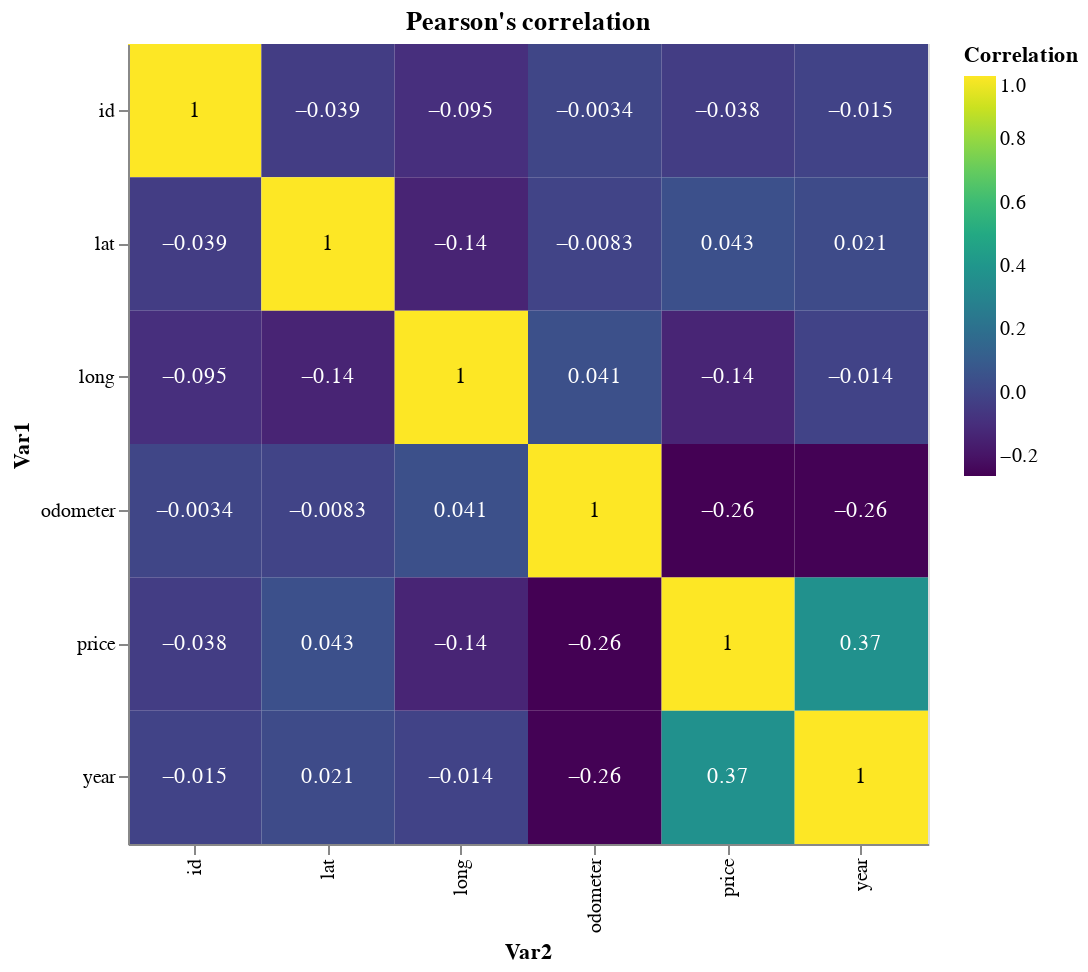

This figure's notebook cell:
### Markdown cell above
#### Correlations

### Code cell
vehicles_corr = vehicles.corr().reset_index().rename(columns = {'index':'Var1'}).melt(id_vars = ['Var1'],
                                                                                    value_name = 'Correlation',
                                                                                    var_name = 'Var2')
base = alt.Chart(vehicles_corr).encode(
    alt.Y('Var1:N'),
    alt.X('Var2:N')
) 

heatmap = base.mark_rect().encode(
     alt.Color('Correlation:Q',
                scale=alt.Scale(scheme='viridis'))
)

text = base.mark_text(baseline='middle').encode(
    text=alt.Text('Correlation:Q', format='.2'),
    color=alt.condition(
        alt.datum.Correlation >= 0.95,
        alt.value('black'),
        alt.value('white')
    )
)

(heatmap + text).properties(
    width = 400,
    height = 400,
    title = "Pearson's correlation"
)

### Figure 1 — Vega-Lite specification as saved in the notebook (floating-point values rounded to 4 significant figures)
{"$schema": "https://vega.github.io/schema/vega-lite/v3.4.0.json", "config": {"mark": {"tooltip": null}, "view": {"height": 300, "width": 400}}, "data": {"name": "data-c3d3f43e0dc8d933ad274f978ee07f44"}, "datasets": {"data-c3d3f43e0dc8d933ad274f978ee07f44": [{"Correlation": 1, "Var1": "id", "Var2": "id"}, {"Correlation": -0.038, "Var1": "price", "Var2": "id"}, {"Correlation": -0.01512, "Var1": "year", "Var2": "id"}, {"Correlation": -0.003399, "Var1": "odometer", "Var2": "id"}, {"Correlation": -0.03878, "Var1": "lat", "Var2": "id"}, {"Correlation": -0.0946, "Var1": "long", "Var2": "id"}, {"Correlation": -0.038, "Var1": "id", "Var2": "price"}, {"Correlation": 1, "Var1": "price", "Var2": "price"}, {"Correlation": 0.3693, "Var1": "year", "Var2": "price"}, {"Correlation": -0.2629, "Var1": "odometer", "Var2": "price"}, {"Correlation": 0.04322, "Var1": "lat", "Var2": "price"}, {"Correlation": -0.1385, "Var1": "long", "Var2": "price"}, {"Correlation": -0.01512, "Var1": "id", "Var2": "year"}, {"Correlation": 0.3693, "Var1": "price", "Var2": "year"}, {"Correlation": 1, "Var1": "year", "Var2": "year"}, {"Correlation": -0.2588, "Var1": "odometer", "Var2": "year"}, {"Correlation": 0.02086, "Var1": "lat", "Var2": "year"}, {"Correlation": -0.01411, "Var1": "long", "Var2": "year"}, {"Correlation": -0.003399, "Var1": "id", "Var2": "odometer"}, {"Correlation": -0.2629, "Var1": "price", "Var2": "odometer"}, {"Correlation": -0.2588, "Var1": "year", "Var2": "odometer"}, {"Correlation": 1, "Var1": "odometer", "Var2": "odometer"}, {"Correlation": -0.008328, "Var1": "lat", "Var2": "odometer"}, {"Correlation": 0.04095, "Var1": "long", "Var2": "odometer"}, {"Correlation": -0.03878, "Var1": "id", "Var2": "lat"}, {"Correlation": 0.04322, "Var1": "price", "Var2": "lat"}, {"Correlation": 0.02086, "Var1": "year", "Var2": "lat"}, {"Correlation": -0.008328, "Var1": "odometer", "Var2": "lat"}, {"Correlation": 1, "Var1": "lat", "Var2": "lat"}, {"Correlation": -0.1408, "Var1": "long", "Var2": "lat"}, {"Correlation": -0.0946, "Var1": "id", "Var2": "long"}, {"Correlation": -0.1385, "Var1": "price", "Var2": "long"}, {"Correlation": -0.01411, "Var1": "year", "Var2": "long"}, {"Correlation": 0.04095, "Var1": "odometer", "Var2": "long"}, {"Correlation": -0.1408, "Var1": "lat", "Var2": "long"}, {"Correlation": 1, "Var1": "long", "Var2": "long"}]}, "height": 400, "layer": [{"encoding": {"color": {"field": "Correlation", "scale": {"scheme": "viridis"}, "type": "quantitative"}, "x": {"field": "Var2", "type": "nominal"}, "y": {"field": "Var1", "type": "nominal"}}, "mark": "rect"}, {"encoding": {"color": {"condition": {"test": "(datum.Correlation >= 0.95)", "value": "black"}, "value": "white"}, "text": {"field": "Correlation", "format": ".2", "type": "quantitative"}, "x": {"field": "Var2", "type": "nominal"}, "y": {"field": "Var1", "type": "nominal"}}, "mark": {"baseline": "middle", "type": "text"}}], "title": "Pearson's correlation", "width": 400}
